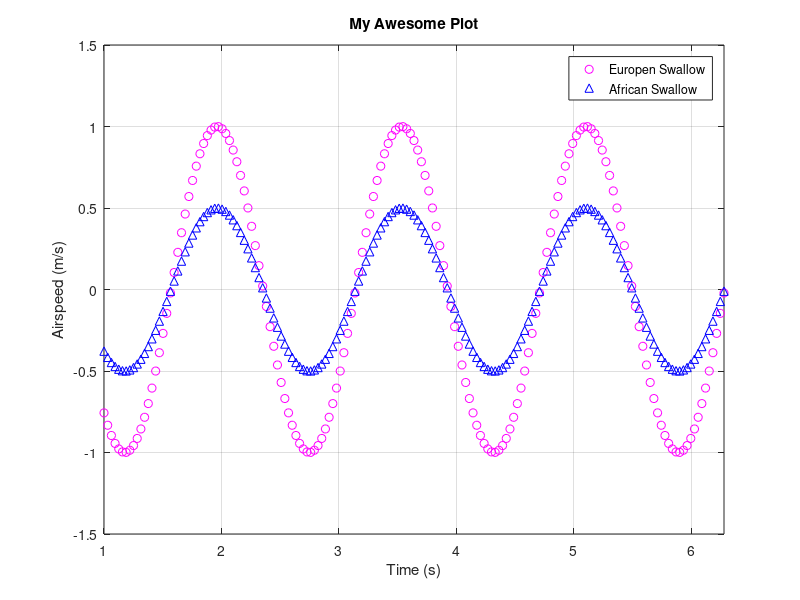

MATLAB code for this plot:
myData = csvread('Sine.csv');
x = myData(:,1);
y = myData(:,2);

%Plot the data
figure(1)
plot(x,y,'om')
hold on
plot(x,.5*y,'^b')
grid on
axis tight
ylim([-1.5 1.5])
xlabel('Time (s)')
ylabel('Airspeed (m/s)')
title('My Awesome Plot')
legend('Europen Swallow','African Swallow')
hold off